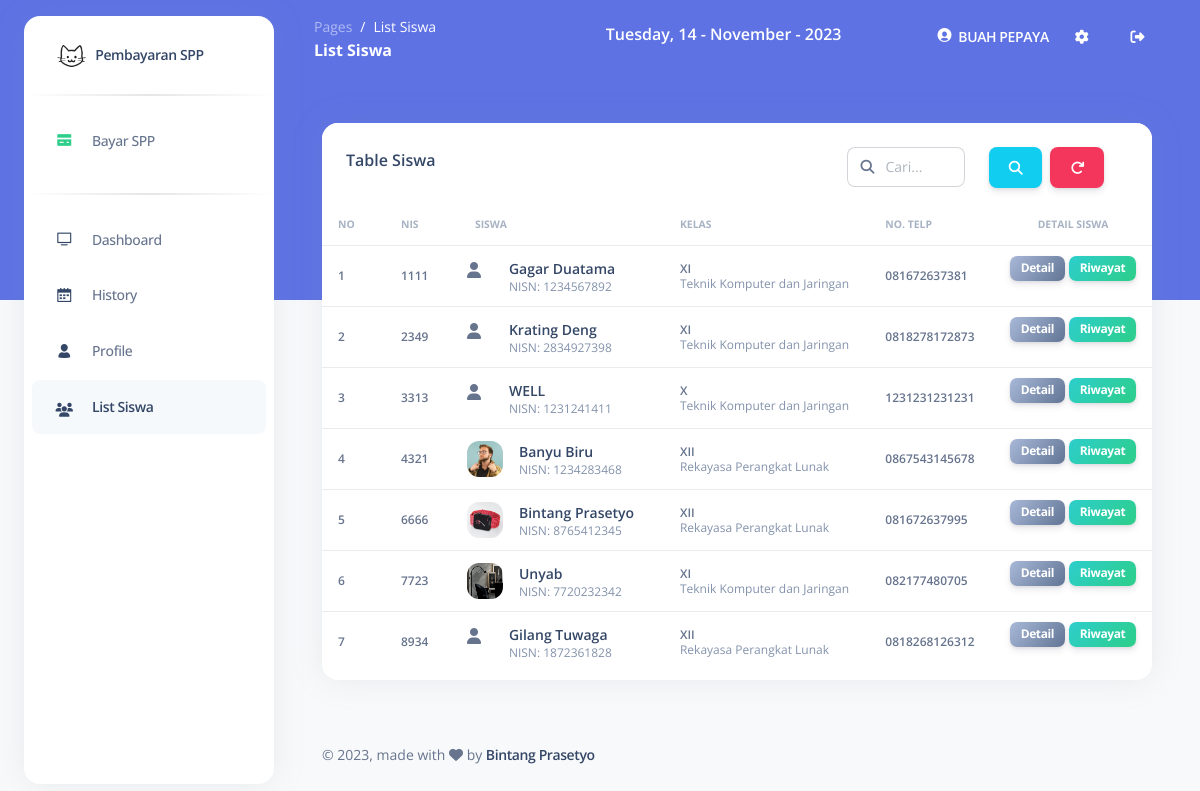
Page /pages/index.php?page=list-siswa (signed in) on the committed database.
### tables this page shows
CREATE TABLE `siswa` (
  `nisn` char(10) NOT NULL,
  `nis` char(8) DEFAULT NULL,
  `nama` varchar(35) DEFAULT NULL,
  `id_kelas` int(11) DEFAULT NULL,
  `alamat` text DEFAULT NULL,
  `no_telp` varchar(13) DEFAULT NULL,
  `password` varchar(32) DEFAULT NULL,
  `foto` varchar(75) DEFAULT NULL
);

CREATE TABLE `kelas` (
  `id_kelas` int(11) NOT NULL,
  `nama_kelas` varchar(10) DEFAULT NULL,
  `kompetensi_keahlian` varchar(50) DEFAULT NULL
);

### pages/index.php (called while the page is built)
<?php
require_once 'header.php';
?>
  <?php
    require_once 'header-up.php';
  ?>
  <?php
    $page = isset($_GET['page']) ? $_GET['page'] : 'dashboard' ;
    include $page . '.php';
  ?>
<?php
require_once 'footer.php';
?>

### pages/list-siswa.php (the view, shortened to what this page needs)
<div class="container-fluid py-4">
  <div class="row">
    <div class="col-12">
      <div class="card mb-4">
        <div class="card-header pb-0">
          <form method="post">
            <h6>
              Table Siswa
              <a class="btn btn-danger me-4" title="Reset filter pada table" href="" style="float: right;">
                <i class="fa fa-repeat" aria-hidden="true"></i>
              </a>
              <button type="submit" title="Cari data apapun pada table" class="btn btn-info me-2" style="float: right;">
                <i class="fas fa-search" aria-hidden="true"></i>
              </button>
              <div class="input-group w-15 me-4 mh-50 form-inline" title="Cari data apapun pada table" style="float: right;">
                <span class="input-group-text text-body"><i class="fas fa-search" aria-hidden="true"></i></span>
                <input type="text" class="form-control" name="caridata" pattern="[A-Za-z0-9& .]*" oninvalid="alert('Tolong isi Tab Pencarian dengan Benar')" placeholder="Cari..." required>
              </div>
            </h6>
          </form>
        </div>
        <div class="card-body px-0 pt-0 pb-2">
          <div class="table-responsive p-0">
            <table class="table align-items-center mb-0">
              <thead>
                <tr>
                  <th class="text-uppercase text-secondary text-xxs font-weight-bolder opacity-7 ps-3">No</th>
                  <th class="text-uppercase text-secondary text-xxs font-weight-bolder opacity-7 ps-3">NIS</th>
                  <th class="text-uppercase text-secondary text-xxs font-weight-bolder opacity-7">Siswa</th>
                  <th class="text-uppercase text-secondary text-xxs font-weight-bolder opacity-7 ps-2">Kelas</th>
                  <th class="text-uppercase text-secondary text-xxs font-weight-bolder opacity-7 ps-2">No. Telp</th>
                  <th class="text-center text-uppercase text-secondary text-xxs font-weight-bolder opacity-7">Detail Siswa</th>
                </tr>
              </thead>
              <tbody>
                <?php
                if (isset($_POST['caridata'])) {
                  $cari = $_POST['caridata'];
                  $query = mysqli_query($connect, "SELECT * FROM siswa INNER JOIN kelas ON siswa.id_kelas=kelas.id_kelas WHERE nisn LIKE '%" . $cari . "%' OR nis LIKE '%" . $cari . "%' OR nama LIKE '%" . $cari . "%' OR nama_kelas LIKE '%" . $cari . "%' OR kompetensi_keahlian LIKE '%" . $cari . "%' OR alamat LIKE '%" . $cari . "%' OR no_telp LIKE '%" . $cari . "%' ORDER BY nis ");
                } else {
                  $query = mysqli_query($connect, "SELECT * FROM siswa INNER JOIN kelas ON siswa.id_kelas=kelas.id_kelas ORDER BY nis ");
                }
                $i = 1;
                while ($data = mysqli_fetch_array($query)) {
                ?>
                  <tr>
                    <td>
                      <div class="d-flex px-2 py-1">
                        <div class="d-flex flex-column justify-content-center">
                          <p class="text-xs font-weight-bold mb-0"><?= $i ?></p>
                        </div>
                      </div>
                    </td>
                    <td>
                      <div class="d-flex px-2 py-1">
                        <div class="d-flex flex-column justify-content-center">
                          <p class="text-xs font-weight-bold mb-0"><?= $data['nis'] ?></p>
                        </div>
                      </div>
                    </td>
                    <td>
                      <div class="d-flex px-2 py-1">
                        <div id="myAvatar" title="Lihat Foto profile dari Siswa <?= $data['nama'] ?>">
                          <img src="../assets/img/avatars/<?= $data['foto'] ?>" class="avatar avatar-sm me-3" alt="user1" <?= ($data['foto'] == '' ? 'hidden' : '') ?> onclick="document.getElementById('fullimage<?= $data['nisn'] ?>').style.display = 'block' ">
                          <i class="fa fa-user me-sm-1" <?= ($data['foto'] == '' ? '' : 'hidden') ?>></i>
                        </div>
                        <div class="d-flex flex-column justify-content-center <?= ($data['foto'] == '' ? 'ms-4' : '') ?>">
                          <h6 class="mb-0 text-sm"><?= $data['nama'] ?></h6>
                          <p class="text-xs text-secondary mb-0">NISN: <?= $data['nisn'] ?></p>
                        </div>
                      </div>
                    </td>
                    <td>
                      <p class="text-xs font-weight-bold mb-0"><?= $data['nama_kelas'] ?></p>
                      <p class="text-xs text-secondary mb-0"><?= $data['kompetensi_keahlian'] ?></p>
                    </td>
                    <td>
                      <p class="text-xs font-weight-bold mb-0"><?= $data['no_telp'] ?></p>
                    </td>
                    <td class="align-middle text-center">
                      <a data-bs-toggle="modal" title="Cek Detail Data Siswa" data-bs-target="#detailsiswa<?= $data['nisn'] ?>" class="btn btn-sm badge badge-sm bg-gradient-secondary">Detail</a>
                      <a data-bs-toggle="modal" title="Cek Detail Pembayaran SPP Siswa" data-bs-target="#detailsiswaspp<?= $data['nisn'] ?>" class="btn btn-sm badge badge-sm bg-gradient-success">Riwayat</a>
                    </td>
                  </tr>
                <?php
                  $i++;
                }
                ?>
              </tbody>
            </table>
          </div>
        </div>
      </div>
    </div>
  </div>
</div>

### assets/css/avatar-show.css (style rules this page uses)
#myAvatar img { cursor: pointer; transition: margin-bottom 0.2s ease-in-out, transform 0.1s ease-in-out, box-shadow 0.1s ease-in-out; }

### rows in the picture
siswa: nis "1111", nama "Gagar Duatama", nisn "1234567892", id_kelas.nama_kelas "XI", id_kelas.kompetensi_keahlian "Teknik Komputer dan Jaringan", no_telp "081672637381"
siswa: nis "2349", nama "Krating Deng", nisn "2834927398", id_kelas.nama_kelas "XI", id_kelas.kompetensi_keahlian "Teknik Komputer dan Jaringan", no_telp "0818278172873"
siswa: nis "3313", nama "WELL", nisn "1231241411", id_kelas.nama_kelas "X", id_kelas.kompetensi_keahlian "Teknik Komputer dan Jaringan", no_telp "1231231231231"
siswa: nis "4321", foto (picture), nama "Banyu Biru", nisn "1234283468", id_kelas.nama_kelas "XII", id_kelas.kompetensi_keahlian "Rekayasa Perangkat Lunak", no_telp "0867543145678"
siswa: nis "6666", foto (picture), nama "Bintang Prasetyo", nisn "8765412345", id_kelas.nama_kelas "XII", id_kelas.kompetensi_keahlian "Rekayasa Perangkat Lunak", no_telp "081672637995"
siswa: nis "7723", foto (picture), nama "Unyab", nisn "7720232342", id_kelas.nama_kelas "XI", id_kelas.kompetensi_keahlian "Teknik Komputer dan Jaringan", no_telp "082177480705"
siswa: nis "8934", nama "Gilang Tuwaga", nisn "1872361828", id_kelas.nama_kelas "XII", id_kelas.kompetensi_keahlian "Rekayasa Perangkat Lunak", no_telp "0818268126312"

### other values in the picture
$title "List Siswa"
$nama "BUAH PEPAYA"
